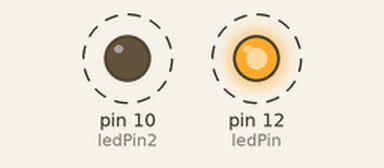
The sketch below on a simulated Arduino Uno, built with avr-gcc and run on an emulated ATmega328P. On the bench: output pins drawn as LEDs (lit = HIGH). Dashed ring = blinking.

Above: at 0.2 s.
Timing chart, 0 to 4.6 s (numbered marks = the images above):
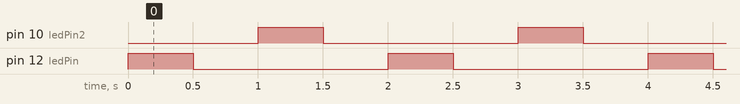

The sketch:

GitHub.ino
```cpp
int ledPin = 12;
int ledPin2 = 10;

void setup() {
  pinMode(ledPin, OUTPUT);
  pinMode(ledPin2, OUTPUT);
  // put your setup code here, to run once:

}

void loop() {
  blinkLed();

}

void blinkLed() {
  digitalWrite(ledPin, HIGH);
  delay(500);
  digitalWrite(ledPin, LOW);
  delay(500);

  digitalWrite(ledPin2, HIGH);
  delay(500);
  digitalWrite(ledPin2, LOW);
  delay(500);
}
```

Measured:
- by itself, pin 10 (ledPin2), pin 12 (ledPin): alternates HIGH for 0.50 s and LOW for 1.5 s
- by itself, everything shown: repeats every 2.0 s, in 4 steps
